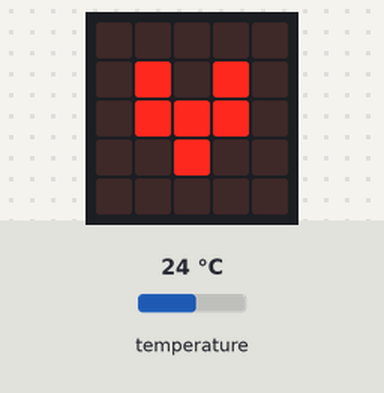
Simulated run of this program. Board: BBC micro:bit running MicroPython. On the bench: the board's 5×5 LED display. The inputs (shaded band) are chosen by the test bench; at power-on: temperature 24 °C.

Above: at 1.2 s.
1.3 s: temperature set to 29.5 °C
2.8 s: temperature set to 30.4 °C
At 3.5 s:
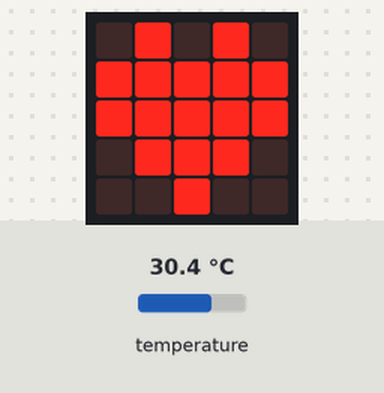
4.3 s: temperature set to 12 °C
At 4.6 s:
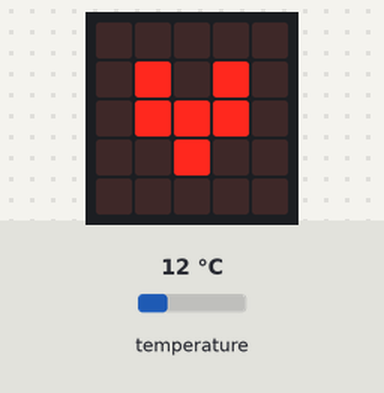
5.8 s: temperature set to 33 °C
At 7.0 s:
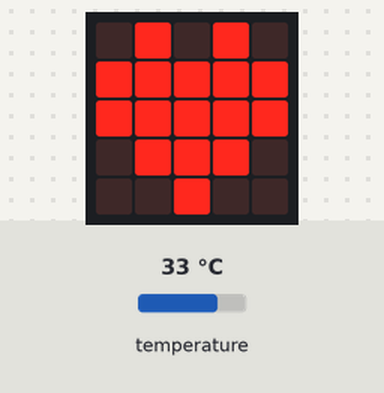
Timing chart, 0 to 8.3 s (numbered marks = the images above; inputs shaded):
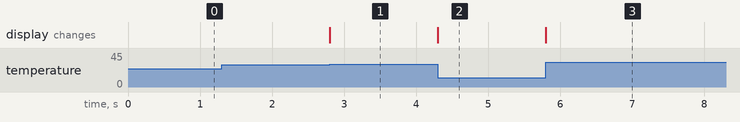

Measured:
- the behaviour switches between 29.9 and 30 °C on temperature (found by bisection; images 0 and 1)
- after the input at 1.3 s, every drawn part: stays the same
- after the input at 2.8 s, the display: changes at once (image 1)
- after the input at 4.3 s, the display: changes at once (image 2)
- after the input at 5.8 s, the display: changes at once (image 3)

The program:

microbit-Temperature_Measurement-2.py
```python
# Displays a heart on the matrix display if the processor temperature
# is above 30 degrees Celsius, and a small heart otherwise.

from microbit import *

while True:

    if temperature() >= 30:
        display.show(Image.HEART)

    else:
        display.show(Image.HEART_SMALL)
```
